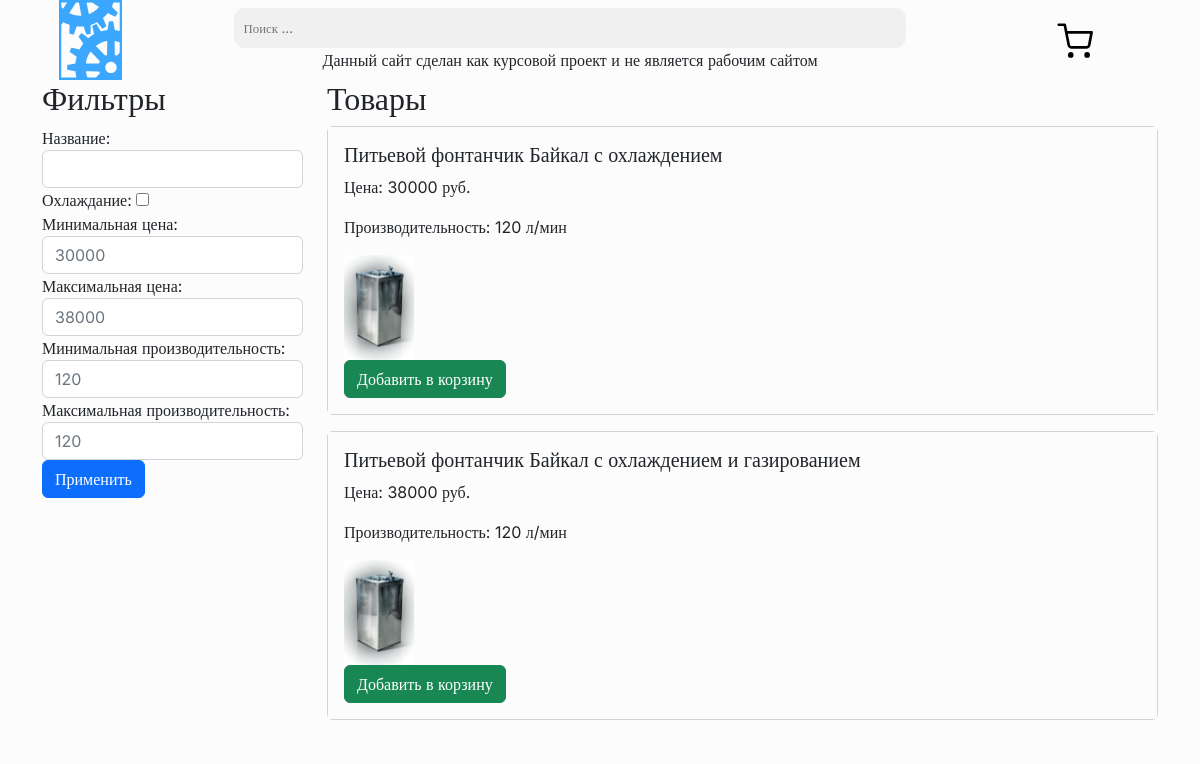
Page /katalog.php?table_name=Fountains&coling=1 on the committed database.
### tables this page shows
CREATE TABLE `Fountains` (
  `id` int NOT NULL,
  `Name` varchar(255) NOT NULL,
  `Price` int NOT NULL,
  `gabarit_Length` int NOT NULL,
  `gabarit_Width` int NOT NULL,
  `gabarit_Height` int NOT NULL,
  `Weight` int NOT NULL,
  `Filter` varchar(255) NOT NULL,
  `Performance` int NOT NULL,
  `Сooling` varchar(255) NOT NULL,
  `img` varchar(255) NOT NULL,
  `material` varchar(255) DEFAULT NULL
);

### katalog.php (the view, shortened to what this page needs)
<!DOCTYPE html>
<html lang="en">
<head>
    <link rel="stylesheet" type="text/css" href="../assets\css\style.css">
    <link href="https://cdn.jsdelivr.net/npm/bootstrap@5.2.3/dist/css/bootstrap.min.css" rel="stylesheet">
</head>
<body>
    <?php
    include_once("assets/php/connect.php");
    include_once("assets/page/header/head.php");
    ?>
    <div id="osnova">
        <?php
        $table = $_GET['table_name'];
        if ($table == "Fountains") {
            $chillGuy = $_GET['coling'];
            if ($chillGuy==1 ||  (isset($_GET['colling'])&& $_GET['colling']=="on")) {
                $query = "SELECT * FROM  $table WHERE Сooling = 1";
            }
            else{
                $query = "SELECT * FROM  $table WHERE Сooling = 0";
            }
            $result = $connect->query($query);
            $filters = array('filter' => '', 'min_price' => 0, 'max_price' => 99999999, 'min_performance' => 0, 'max_performance' => 99999999);
            $filtered_result = array();
            $min_price = 99999999;
            $max_price = 0;
            $min_performance = 99999999;
            $max_performance = 0;
            while ($row = $result->fetch_assoc()) {
                if (
                    $row['Price'] >= $filters['min_price'] &&
                    $row['Price'] <= $filters['max_price'] &&
                    $row['Performance'] >= $filters['min_performance'] &&
                    $row['Performance'] <= $filters['max_performance'] && ($filters['filter'] == '' || strpos($row['Name'], $filters['filter']) !== false)
                ) {
                    $filtered_result[] = $row;
                } else {
                    echo $filters['filter']
                    ;
                }
                if ($row['Price'] < $min_price) {
                    $min_price = $row['Price'];
                }
                if ($row['Price'] > $max_price) {
                    $max_price = $row['Price'];
                }
                if ($row['Performance'] < $min_price) {
                    $min_performance = $row['Performance'];
                }
                if ($row['Performance'] > $max_performance) {
                    $max_performance = $row['Performance'];
                }
            }
        }
        else{
            $query = "SELECT * FROM  $table WHERE";
        }
        ?>
        <div class="container">
            <div class="row">
                <div class="col-md-3">
                    <h2>Фильтры</h2>
                    <form>
                        <div class="form-group">
                            <label for="filter">Название:</label>
                            <input type="text" class="form-control" id="filter" name="filter"
                                value="<?php echo $filters['filter']; ?>">
                        </div>
                        <div class="form-group">
                            <label for="filter">Охлаждание:</label>
                            <input type="checkbox" class="" id="colling" name="colling"></div>
                        <div class="form-group">
                            <label for="min_price">Минимальная цена:</label>
                            <input type="number" class="form-control" id="min_price" name="min_price"
                                value="<?php echo $min_price_q; ?>" placeholder="<?php echo $min_price; ?>">
                        </div>
                        <div class="form-group">
                            <label for="max_price">Максимальная цена:</label>
                            <input type="number" class="form-control" id="max_price" name="max_price"
                                value="<?php echo $max_price_q; ?>" placeholder="<?php echo $max_price; ?>">
                        </div>
                        <div class="form-group">
                            <label for="min_performance">Минимальная производительность:</label>
                            <input type="number" class="form-control" id="min_performance" name="min_performance"
                                value="<?php echo $min_performance_q; ?>" placeholder="<?php echo $min_performance; ?>">
                        </div>
                        <div class="form-group">
                            <label for="max_performance">Максимальная производительность:</label>
                            <input type="number" class="form-control" id="max_performance" name="max_performance"
                                value="<?php echo $max_performance_q; ?>" placeholder="<?php echo $max_performance; ?>">
                        </div>
                        <button type="submit" class="btn btn-primary">Применить</button>
                    </form>
                </div>
                <div class="col-md-9">
                    <h2>Товары</h2>
                    <?php if ($table == "Fountains") {
                        foreach ($filtered_result as $row) { ?>
                            <div class="card mb-3">
                                <div class="card-body">
                                    <div class="row">
                                        <div class="col-md-8"
                                            onclick="location.href='../tovar_page.php?id=<?php echo $row['id']; ?>&table_name=<?php echo urlencode($table); ?>';">
                                            <h5 class="card-title"><?php echo $row['Name']; ?></h5>
                                            <p class="card-text">Цена: <?php echo $row['Price']; ?> руб.</p>
                                            <p class="card-text">Производительность: <?php echo $row['Performance']; ?> л/мин
                                            </p>
                                            <img class="img_cartochka" src="<?php echo "../" . $row['img']; ?>">
                                            <form method="post" id="add_to_karzina">
                                                <button type="submit" class="btn btn-success">Добавить в корзину</button>
                                            </form>
                                        </div>
                                    </div>
                                </div>
                            </div>
                        <?php }
                    } ?>
                </div>
            </div>
        </div>
    </div>
</body>
</html>

### assets/css/style.css (style rules this page uses)
* { padding: 0; margin: 0; gap: 0; background-color: #FCFCFC; font-family: inter; }
#osnova { display: flex; justify-content: space-around; }
.img_cartochka { width: 70px; }

### katalog.php (style rules this page uses)
.img_cartochka { width: 70px; }

### rows in the picture
fountains: min_price "30000", max_performance "120", Name "Питьевой фонтанчик Байкал с охлаждением", Price "30000", Performance "120"
fountains: max_price "38000", min_performance "120", Name "Питьевой фонтанчик Байкал с охлаждением и газированием", Price "38000", Performance "120"
